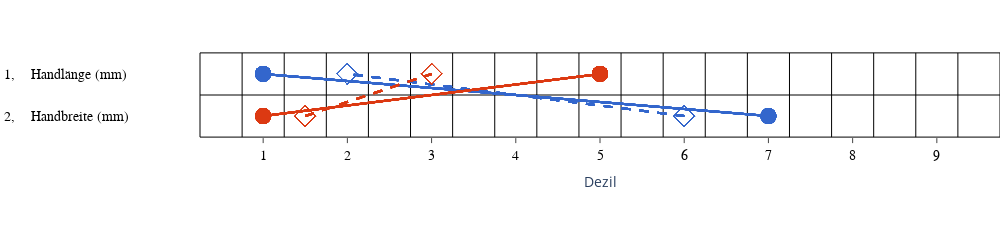

Notebook cell for this chart:
### Code cell
section_id = 0
df = input
return_section_figure(df,0)

### Figure 1 — Plotly figure (JSON) as saved in the notebook; plotly's stock layout.template omitted (floating-point values rounded to 4 significant figures)
{"data": [{"hovertemplate": "<extra></extra>", "legendgroup": "", "marker": {"color": "#636efa", "symbol": "circle"}, "mode": "markers", "name": "", "orientation": "v", "showlegend": false, "type": "scatter", "xaxis": "x", "yaxis": "y"}, {"connectgaps": true, "line": {"color": "#3366CC", "dash": "solid", "width": 2}, "marker": {"color": "#3366CC", "size": 16, "symbol": "circle"}, "mode": "lines+markers", "type": "scatter", "x": [14, 2], "y": [1, 0]}, {"connectgaps": true, "line": {"color": "#3366CC", "dash": "solid", "width": 2}, "marker": {"color": "#3366CC", "size": 16, "symbol": "circle"}, "mode": "lines+markers", "type": "scatter", "x": [14, 2], "y": [1, 0]}, {"connectgaps": true, "line": {"color": "#3366CC", "dash": "solid", "width": 2}, "marker": {"color": "#3366CC", "size": 16, "symbol": "circle"}, "mode": "lines+markers", "type": "scatter", "x": [14, 2], "y": [1, 0]}, {"connectgaps": true, "line": {"color": "#3366CC", "dash": "solid", "width": 2}, "marker": {"color": "#3366CC", "size": 16, "symbol": "circle"}, "mode": "lines+markers", "type": "scatter", "x": [14, 2], "y": [1, 0]}, {"connectgaps": true, "line": {"color": "#3366CC", "dash": "dash", "width": 2}, "marker": {"color": "#3366CC", "size": 16, "symbol": "diamond-open"}, "mode": "lines+markers", "type": "scatter", "x": [12, 4], "y": [1, 0]}, {"connectgaps": true, "line": {"color": "#3366CC", "dash": "dash", "width": 2}, "marker": {"color": "#3366CC", "size": 16, "symbol": "diamond-open"}, "mode": "lines+markers", "type": "scatter", "x": [12, 4], "y": [1, 0]}, {"connectgaps": true, "line": {"color": "#3366CC", "dash": "dash", "width": 2}, "marker": {"color": "#3366CC", "size": 16, "symbol": "diamond-open"}, "mode": "lines+markers", "type": "scatter", "x": [12, 4], "y": [1, 0]}, {"connectgaps": true, "line": {"color": "#3366CC", "dash": "dash", "width": 2}, "marker": {"color": "#3366CC", "size": 16, "symbol": "diamond-open"}, "mode": "lines+markers", "type": "scatter", "x": [12, 4], "y": [1, 0]}, {"connectgaps": true, "line": {"color": "#3366CC", "dash": "solid", "width": 2}, "marker": {"color": "#3366CC", "size": 16, "symbol": "circle"}, "mode": "lines+markers", "type": "scatter", "x": [14, 2], "y": [1, 0]}, {"connectgaps": true, "line": {"color": "#3366CC", "dash": "solid", "width": 2}, "marker": {"color": "#3366CC", "size": 16, "symbol": "circle"}, "mode": "lines+markers", "type": "scatter", "x": [14, 2], "y": [1, 0]}, {"connectgaps": true, "line": {"color": "#3366CC", "dash": "solid", "width": 2}, "marker": {"color": "#3366CC", "size": 16, "symbol": "circle"}, "mode": "lines+markers", "type": "scatter", "x": [14, 2], "y": [1, 0]}, {"connectgaps": true, "line": {"color": "#3366CC", "dash": "solid", "width": 2}, "marker": {"color": "#3366CC", "size": 16, "symbol": "circle"}, "mode": "lines+markers", "type": "scatter", "x": [14, 2], "y": [1, 0]}, {"connectgaps": true, "line": {"color": "#3366CC", "dash": "dash", "width": 2}, "marker": {"color": "#3366CC", "size": 16, "symbol": "diamond-open"}, "mode": "lines+markers", "type": "scatter", "x": [12, 4], "y": [1, 0]}, {"connectgaps": true, "line": {"color": "#3366CC", "dash": "dash", "width": 2}, "marker": {"color": "#3366CC", "size": 16, "symbol": "diamond-open"}, "mode": "lines+markers", "type": "scatter", "x": [12, 4], "y": [1, 0]}, {"connectgaps": true, "line": {"color": "#3366CC", "dash": "dash", "width": 2}, "marker": {"color": "#3366CC", "size": 16, "symbol": "diamond-open"}, "mode": "lines+markers", "type": "scatter", "x": [12, 4], "y": [1, 0]}, {"connectgaps": true, "line": {"color": "#3366CC", "dash": "dash", "width": 2}, "marker": {"color": "#3366CC", "size": 16, "symbol": "diamond-open"}, "mode": "lines+markers", "type": "scatter", "x": [12, 4], "y": [1, 0]}, {"connectgaps": true, "line": {"color": "#DC3912", "dash": "solid", "width": 2}, "marker": {"color": "#DC3912", "size": 16, "symbol": "circle"}, "mode": "lines+markers", "type": "scatter", "x": [2, 10], "y": [1, 0]}, {"connectgaps": true, "line": {"color": "#DC3912", "dash": "solid", "width": 2}, "marker": {"color": "#DC3912", "size": 16, "symbol": "circle"}, "mode": "lines+markers", "type": "scatter", "x": [2, 10], "y": [1, 0]}, {"connectgaps": true, "line": {"color": "#DC3912", "dash": "solid", "width": 2}, "marker": {"color": "#DC3912", "size": 16, "symbol": "circle"}, "mode": "lines+markers", "type": "scatter", "x": [2, 10], "y": [1, 0]}, {"connectgaps": true, "line": {"color": "#DC3912", "dash": "solid", "width": 2}, "marker": {"color": "#DC3912", "size": 16, "symbol": "circle"}, "mode": "lines+markers", "type": "scatter", "x": [2, 10], "y": [1, 0]}, {"connectgaps": true, "line": {"color": "#DC3912", "dash": "dash", "width": 2}, "marker": {"color": "#DC3912", "size": 16, "symbol": "diamond-open"}, "mode": "lines+markers", "type": "scatter", "x": [3, 6], "y": [1, 0]}, {"connectgaps": true, "line": {"color": "#DC3912", "dash": "dash", "width": 2}, "marker": {"color": "#DC3912", "size": 16, "symbol": "diamond-open"}, "mode": "lines+markers", "type": "scatter", "x": [3, 6], "y": [1, 0]}, {"connectgaps": true, "line": {"color": "#DC3912", "dash": "dash", "width": 2}, "marker": {"color": "#DC3912", "size": 16, "symbol": "diamond-open"}, "mode": "lines+markers", "type": "scatter", "x": [3, 6], "y": [1, 0]}, {"connectgaps": true, "line": {"color": "#DC3912", "dash": "dash", "width": 2}, "marker": {"color": "#DC3912", "size": 16, "symbol": "diamond-open"}, "mode": "lines+markers", "type": "scatter", "x": [3, 6], "y": [1, 0]}, {"connectgaps": true, "line": {"color": "#DC3912", "dash": "solid", "width": 2}, "marker": {"color": "#DC3912", "size": 16, "symbol": "circle"}, "mode": "lines+markers", "type": "scatter", "x": [2, 10], "y": [1, 0]}, {"connectgaps": true, "line": {"color": "#DC3912", "dash": "solid", "width": 2}, "marker": {"color": "#DC3912", "size": 16, "symbol": "circle"}, "mode": "lines+markers", "type": "scatter", "x": [2, 10], "y": [1, 0]}, {"connectgaps": true, "line": {"color": "#DC3912", "dash": "solid", "width": 2}, "marker": {"color": "#DC3912", "size": 16, "symbol": "circle"}, "mode": "lines+markers", "type": "scatter", "x": [2, 10], "y": [1, 0]}, {"connectgaps": true, "line": {"color": "#DC3912", "dash": "solid", "width": 2}, "marker": {"color": "#DC3912", "size": 16, "symbol": "circle"}, "mode": "lines+markers", "type": "scatter", "x": [2, 10], "y": [1, 0]}, {"connectgaps": true, "line": {"color": "#DC3912", "dash": "dash", "width": 2}, "marker": {"color": "#DC3912", "size": 16, "symbol": "diamond-open"}, "mode": "lines+markers", "type": "scatter", "x": [3, 6], "y": [1, 0]}, {"connectgaps": true, "line": {"color": "#DC3912", "dash": "dash", "width": 2}, "marker": {"color": "#DC3912", "size": 16, "symbol": "diamond-open"}, "mode": "lines+markers", "type": "scatter", "x": [3, 6], "y": [1, 0]}, {"connectgaps": true, "line": {"color": "#DC3912", "dash": "dash", "width": 2}, "marker": {"color": "#DC3912", "size": 16, "symbol": "diamond-open"}, "mode": "lines+markers", "type": "scatter", "x": [3, 6], "y": [1, 0]}, {"connectgaps": true, "line": {"color": "#DC3912", "dash": "dash", "width": 2}, "marker": {"color": "#DC3912", "size": 16, "symbol": "diamond-open"}, "mode": "lines+markers", "type": "scatter", "x": [3, 6], "y": [1, 0]}, {"connectgaps": true, "line": {"color": "#3366CC", "dash": "solid", "width": 2}, "marker": {"color": "#3366CC", "size": 16, "symbol": "circle"}, "mode": "lines+markers", "type": "scatter", "x": [14, 2], "y": [1, 0]}, {"connectgaps": true, "line": {"color": "#3366CC", "dash": "solid", "width": 2}, "marker": {"color": "#3366CC", "size": 16, "symbol": "circle"}, "mode": "lines+markers", "type": "scatter", "x": [14, 2], "y": [1, 0]}, {"connectgaps": true, "line": {"color": "#3366CC", "dash": "solid", "width": 2}, "marker": {"color": "#3366CC", "size": 16, "symbol": "circle"}, "mode": "lines+markers", "type": "scatter", "x": [14, 2], "y": [1, 0]}, {"connectgaps": true, "line": {"color": "#3366CC", "dash": "solid", "width": 2}, "marker": {"color": "#3366CC", "size": 16, "symbol": "circle"}, "mode": "lines+markers", "type": "scatter", "x": [14, 2], "y": [1, 0]}, {"connectgaps": true, "line": {"color": "#3366CC", "dash": "dash", "width": 2}, "marker": {"color": "#3366CC", "size": 16, "symbol": "diamond-open"}, "mode": "lines+markers", "type": "scatter", "x": [12, 4], "y": [1, 0]}, {"connectgaps": true, "line": {"color": "#3366CC", "dash": "dash", "width": 2}, "marker": {"color": "#3366CC", "size": 16, "symbol": "diamond-open"}, "mode": "lines+markers", "type": "scatter", "x": [12, 4], "y": [1, 0]}, {"connectgaps": true, "line": {"color": "#3366CC", "dash": "dash", "width": 2}, "marker": {"color": "#3366CC", "size": 16, "symbol": "diamond-open"}, "mode": "lines+markers", "type": "scatter", "x": [12, 4], "y": [1, 0]}, {"connectgaps": true, "line": {"color": "#3366CC", "dash": "dash", "width": 2}, "marker": {"color": "#3366CC", "size": 16, "symbol": "diamond-open"}, "mode": "lines+markers", "type": "scatter", "x": [12, 4], "y": [1, 0]}, {"connectgaps": true, "line": {"color": "#3366CC", "dash": "solid", "width": 2}, "marker": {"color": "#3366CC", "size": 16, "symbol": "circle"}, "mode": "lines+markers", "type": "scatter", "x": [14, 2], "y": [1, 0]}, {"connectgaps": true, "line": {"color": "#3366CC", "dash": "solid", "width": 2}, "marker": {"color": "#3366CC", "size": 16, "symbol": "circle"}, "mode": "lines+markers", "type": "scatter", "x": [14, 2], "y": [1, 0]}, {"connectgaps": true, "line": {"color": "#3366CC", "dash": "solid", "width": 2}, "marker": {"color": "#3366CC", "size": 16, "symbol": "circle"}, "mode": "lines+markers", "type": "scatter", "x": [14, 2], "y": [1, 0]}, {"connectgaps": true, "line": {"color": "#3366CC", "dash": "solid", "width": 2}, "marker": {"color": "#3366CC", "size": 16, "symbol": "circle"}, "mode": "lines+markers", "type": "scatter", "x": [14, 2], "y": [1, 0]}, {"connectgaps": true, "line": {"color": "#3366CC", "dash": "dash", "width": 2}, "marker": {"color": "#3366CC", "size": 16, "symbol": "diamond-open"}, "mode": "lines+markers", "type": "scatter", "x": [12, 4], "y": [1, 0]}, {"connectgaps": true, "line": {"color": "#3366CC", "dash": "dash", "width": 2}, "marker": {"color": "#3366CC", "size": 16, "symbol": "diamond-open"}, "mode": "lines+markers", "type": "scatter", "x": [12, 4], "y": [1, 0]}, {"connectgaps": true, "line": {"color": "#3366CC", "dash": "dash", "width": 2}, "marker": {"color": "#3366CC", "size": 16, "symbol": "diamond-open"}, "mode": "lines+markers", "type": "scatter", "x": [12, 4], "y": [1, 0]}, {"connectgaps": true, "line": {"color": "#3366CC", "dash": "dash", "width": 2}, "marker": {"color": "#3366CC", "size": 16, "symbol": "diamond-open"}, "mode": "lines+markers", "type": "scatter", "x": [12, 4], "y": [1, 0]}, {"connectgaps": true, "line": {"color": "#DC3912", "dash": "solid", "width": 2}, "marker": {"color": "#DC3912", "size": 16, "symbol": "circle"}, "mode": "lines+markers", "type": "scatter", "x": [2, 10], "y": [1, 0]}, {"connectgaps": true, "line": {"color": "#DC3912", "dash": "solid", "width": 2}, "marker": {"color": "#DC3912", "size": 16, "symbol": "circle"}, "mode": "lines+markers", "type": "scatter", "x": [2, 10], "y": [1, 0]}, {"connectgaps": true, "line": {"color": "#DC3912", "dash": "solid", "width": 2}, "marker": {"color": "#DC3912", "size": 16, "symbol": "circle"}, "mode": "lines+markers", "type": "scatter", "x": [2, 10], "y": [1, 0]}, {"connectgaps": true, "line": {"color": "#DC3912", "dash": "solid", "width": 2}, "marker": {"color": "#DC3912", "size": 16, "symbol": "circle"}, "mode": "lines+markers", "type": "scatter", "x": [2, 10], "y": [1, 0]}, {"connectgaps": true, "line": {"color": "#DC3912", "dash": "dash", "width": 2}, "marker": {"color": "#DC3912", "size": 16, "symbol": "diamond-open"}, "mode": "lines+markers", "type": "scatter", "x": [3, 6], "y": [1, 0]}, {"connectgaps": true, "line": {"color": "#DC3912", "dash": "dash", "width": 2}, "marker": {"color": "#DC3912", "size": 16, "symbol": "diamond-open"}, "mode": "lines+markers", "type": "scatter", "x": [3, 6], "y": [1, 0]}, {"connectgaps": true, "line": {"color": "#DC3912", "dash": "dash", "width": 2}, "marker": {"color": "#DC3912", "size": 16, "symbol": "diamond-open"}, "mode": "lines+markers", "type": "scatter", "x": [3, 6], "y": [1, 0]}, {"connectgaps": true, "line": {"color": "#DC3912", "dash": "dash", "width": 2}, "marker": {"color": "#DC3912", "size": 16, "symbol": "diamond-open"}, "mode": "lines+markers", "type": "scatter", "x": [3, 6], "y": [1, 0]}, {"connectgaps": true, "line": {"color": "#DC3912", "dash": "solid", "width": 2}, "marker": {"color": "#DC3912", "size": 16, "symbol": "circle"}, "mode": "lines+markers", "type": "scatter", "x": [2, 10], "y": [1, 0]}, {"connectgaps": true, "line": {"color": "#DC3912", "dash": "solid", "width": 2}, "marker": {"color": "#DC3912", "size": 16, "symbol": "circle"}, "mode": "lines+markers", "type": "scatter", "x": [2, 10], "y": [1, 0]}, {"connectgaps": true, "line": {"color": "#DC3912", "dash": "solid", "width": 2}, "marker": {"color": "#DC3912", "size": 16, "symbol": "circle"}, "mode": "lines+markers", "type": "scatter", "x": [2, 10], "y": [1, 0]}, {"connectgaps": true, "line": {"color": "#DC3912", "dash": "solid", "width": 2}, "marker": {"color": "#DC3912", "size": 16, "symbol": "circle"}, "mode": "lines+markers", "type": "scatter", "x": [2, 10], "y": [1, 0]}, {"connectgaps": true, "line": {"color": "#DC3912", "dash": "dash", "width": 2}, "marker": {"color": "#DC3912", "size": 16, "symbol": "diamond-open"}, "mode": "lines+markers", "type": "scatter", "x": [3, 6], "y": [1, 0]}, {"connectgaps": true, "line": {"color": "#DC3912", "dash": "dash", "width": 2}, "marker": {"color": "#DC3912", "size": 16, "symbol": "diamond-open"}, "mode": "lines+markers", "type": "scatter", "x": [3, 6], "y": [1, 0]}, {"connectgaps": true, "line": {"color": "#DC3912", "dash": "dash", "width": 2}, "marker": {"color": "#DC3912", "size": 16, "symbol": "diamond-open"}, "mode": "lines+markers", "type": "scatter", "x": [3, 6], "y": [1, 0]}, {"connectgaps": true, "line": {"color": "#DC3912", "dash": "dash", "width": 2}, "marker": {"color": "#DC3912", "size": 16, "symbol": "diamond-open"}, "mode": "lines+markers", "type": "scatter", "x": [3, 6], "y": [1, 0]}], "layout": {"autosize": false, "height": 110, "legend": {"tracegroupgap": 0}, "margin": {"autoexpand": false, "b": 50, "l": 200, "r": 0, "t": 0}, "paper_bgcolor": "rgba(0,0,0,0)", "plot_bgcolor": "rgba(0,0,0,0)", "shapes": [{"line": {"color": "black", "width": 1}, "type": "rect", "x0": 0, "x1": 1, "xref": "x domain", "y0": 0, "y1": 1, "yref": "y domain"}], "showlegend": false, "width": 1000, "xaxis": {"anchor": "y", "constrain": "domain", "domain": [0, 1], "gridcolor": "black", "linecolor": "black", "linewidth": 2, "minor": {"dtick": "L1", "gridcolor": "black", "tick0": "-0.5"}, "mirror": false, "range": [0.5, 19.5], "showgrid": false, "showline": false, "showticklabels": true, "tickfont": {"color": "black", "family": "Arial", "size": 14}, "ticks": "outside", "ticktext": ["1", "2", "3", "4", "5", "6", "7", "8", "9"], "tickvals": [2, 4, 6, 8, 10, 12, 14, 16, 18], "title": {"text": "Dezil"}, "zeroline": false}, "yaxis": {"anchor": "free", "constrain": "domain", "domain": [0, 1], "gridcolor": "black", "minor": {"dtick": "L1", "gridcolor": "black", "tick0": "-0.5"}, "mirror": true, "range": [1.5, -0.5], "scaleanchor": "x", "scaleratio": 1, "shift": -200, "showgrid": false, "showline": true, "showticklabels": true, "side": "right", "tickfont": {"color": "black", "family": "Arial", "size": 14}, "tickmode": "array", "ticktext": ["1,    Handlänge (mm)", "2,    Handbreite (mm)"], "tickvals": [0, 1], "title": {}, "zeroline": false}}}
